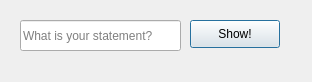
<?xml version="1.0" encoding="UTF-8"?>
<ui version="4.0">
 <class>mainDialog</class>
 <widget class="QDialog" name="mainDialog">
  <property name="geometry">
   <rect>
    <x>0</x>
    <y>0</y>
    <width>312</width>
    <height>82</height>
   </rect>
  </property>
  <property name="windowTitle">
   <string>Main Dialog</string>
  </property>
  <widget class="QLineEdit" name="nameEdit">
   <property name="geometry">
    <rect>
     <x>20</x>
     <y>20</y>
     <width>161</width>
     <height>31</height>
    </rect>
   </property>
   <property name="text">
    <string/>
   </property>
   <property name="placeholderText">
    <string>What is your statement?</string>
   </property>
  </widget>
  <widget class="QPushButton" name="showButton">
   <property name="geometry">
    <rect>
     <x>190</x>
     <y>20</y>
     <width>90</width>
     <height>28</height>
    </rect>
   </property>
   <property name="text">
    <string>Show!</string>
   </property>
  </widget>
 </widget>
 <tabstops>
  <tabstop>showButton</tabstop>
  <tabstop>nameEdit</tabstop>
 </tabstops>
 <resources/>
 <connections/>
</ui>
